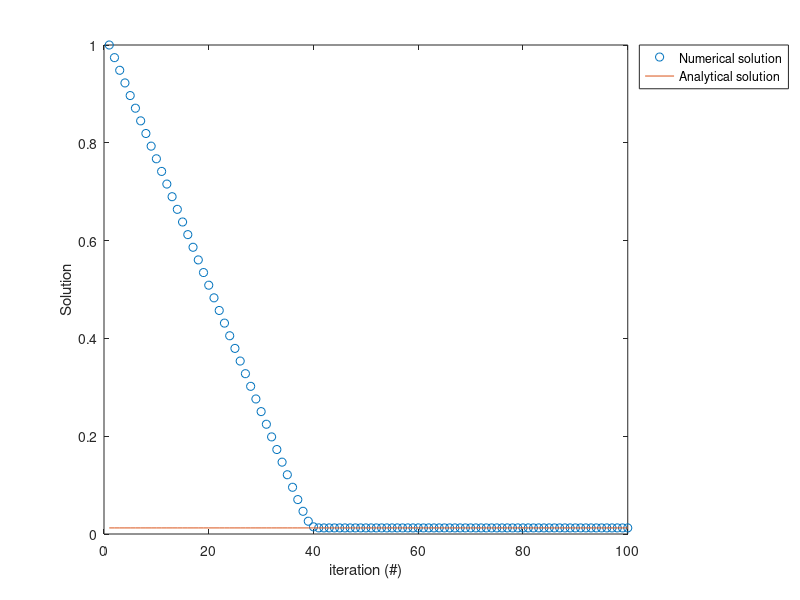
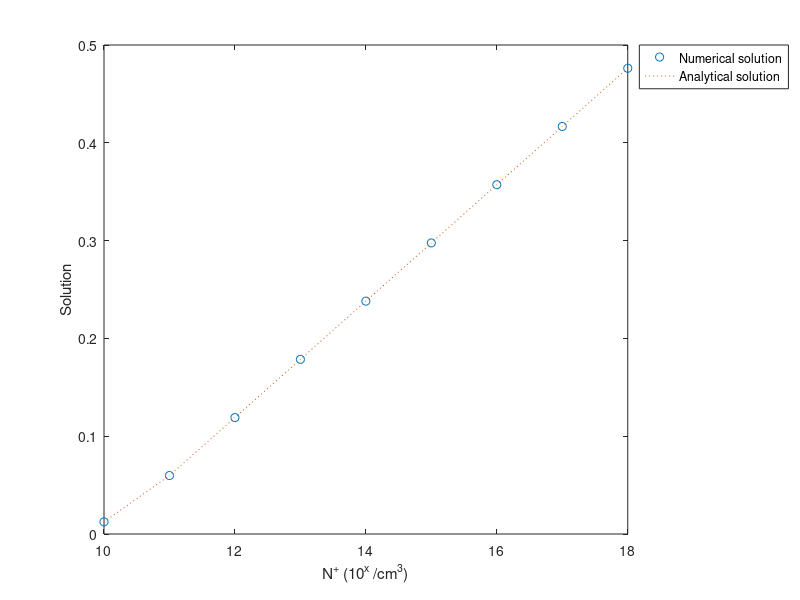
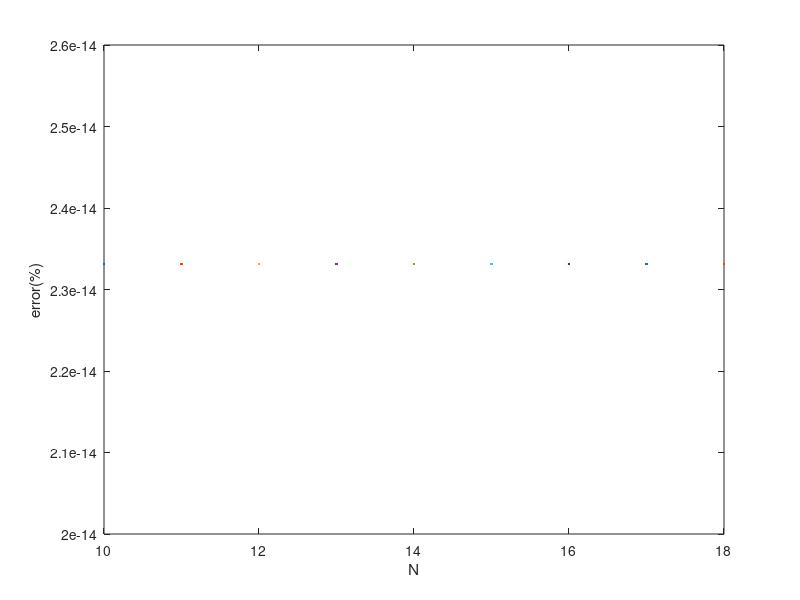

These figures' MATLAB source, in order:
%Assignment 7, Nonlinear
clear all;
%%%%%%%%%%%%%%%%%%%%%%%%%%%%%%%%%%%%%%%%%%%%%%%%%%%%%%%%%%%%%%%%%%%%%%%%%%%
q = 1.602192e-19; % Elementary charge, C
eps0 = 8.854187817e-12; % Vacuum permittivity, F/m
eps_si = 11.7; % relative permittivity for silicon
eps_ox = 3.9;  % relative permittivity for oxide
tox = 8e-10; %oxidelayer thickness, m
tsi = 5e-9; %silicon layer thickness, m

k_B = 1.380662e-23; % Boltzmann constant, J/K
ni = 1.0e16; % 1.0e10/cm^3, intrinsic carrier density
T=300; %temp. 300K
Nacc = 1e24; %number density, m^-3, 10^18cm^-3
V_T=k_B*T/q; %thermal voltage at 300K (~26meV)
Np1 = 1.0e16;
%%%%%%%%%%%%%%%%%%%%% Numerical solution %%%%%%%%%%%%%%%%%%%%%%%%%%%%%%%%%%%

%%%%%%%% Ver. 1 Newton method %%%%%%%%%

soln1 = zeros(100,1);
soln1(1,1) = 1;
x = zeros(100,1);
x(100,1) = 100;
solnA2 = zeros(100,1);
solnA2(100,1) = V_T*asinh(Np1/(2*ni));
for nt = 1:(100-1)
    
    res1 = Np1 + ni*exp(-(soln1(nt,1)/V_T)) - ni*exp(soln1(nt,1)/V_T);
    Jaco1 = -(ni/V_T)*exp(-soln1(nt,1)/V_T) - (ni/V_T)*exp(soln1(nt,1)/V_T);
    update = Jaco1\(-res1);
    soln1(nt+1,1) = soln1(nt,1) + update;
    x(nt,1) = nt;
    solnA2(nt,1) = V_T*asinh(Np1/(2*ni));
end
figure(1)
plot(x, soln1,'o', x, solnA2, '-');
xlabel('iteration (#)'); 
ylabel('Solution');
legend('Numerical solution','Analytical solution','Location','bestoutside');
%%%%%%%%%%% Ver. 2 Newton method with various Np %%%%%%%%


soln2 = zeros(9,1);
solnA = zeros(9,1);
Np2 = 1.0e16;
x2 = zeros(9,1);
for ntt= 1:9
    soln2(ntt,1)= 1;
    solnA(ntt,1) = V_T*asinh(Np2/(2*ni));
    for nt = 1:50
        
    
    res2 = Np2 + ni*exp(-(soln2(ntt,1))/V_T) - ni*exp(soln2(ntt,1)/V_T);
    Jaco2 = -(ni/V_T)*exp(-soln2(ntt,1)/V_T) - (ni/V_T)*exp(soln2(ntt,1)/V_T);
    update2 = Jaco2\(-res2);
    soln2(ntt,1) = soln2(ntt,1) + update2;
    
    
    end
    Np2 = Np2*10;
    err= (solnA(ntt,1)-soln2(ntt,1))*100/solnA(ntt,1);
    x2(ntt,1) = 9 + ntt;
end

figure(2)
plot(x2, soln2, 'o', x2, solnA, ':');
xlabel('N^+ (10^x /cm^3)'); 
ylabel('Solution');
legend('Numerical solution','Analytical solution','Location','bestoutside');

figure(3)
plot(x2, abs(err));
xlabel('N'); 
ylabel('error(%)');
